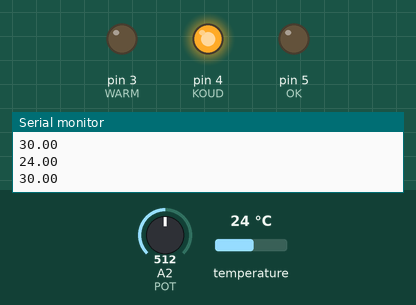
Simulated run of this sketch. Board: Arduino Uno, built with avr-gcc and run on an emulated ATmega328P. Parts: output pins drawn as LEDs (lit = HIGH), the last lines printed to the serial monitor. The inputs (shaded band) are chosen by the test bench; at power-on: temperature 24 °C, A2 (POT) = 512.

Above: at 2.8 s.
2.9 s: temperature set to 27.3 °C
4.7 s: temperature set to 28.7 °C
At 6.9 s:
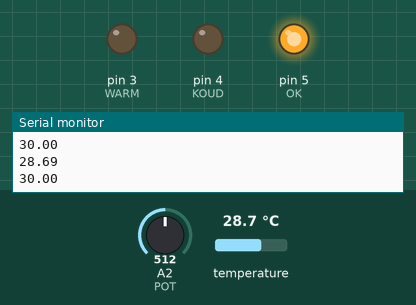
7.2 s: A2 (POT) set to 665
9.4 s: A2 (POT) set to 697
At 10.5 s:
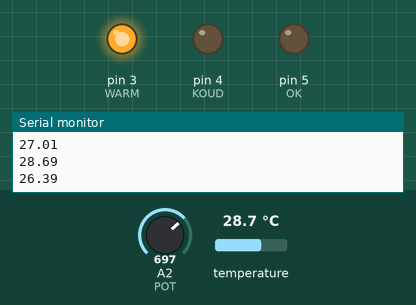
11.2 s: A2 (POT) set to 511
At 12.5 s:
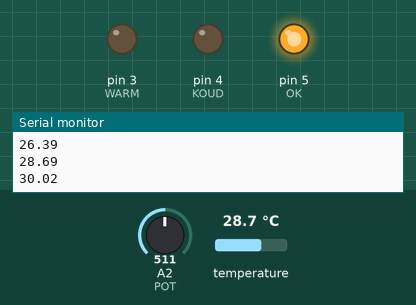
13.5 s: A2 (POT) set to 466
At 15.7 s:
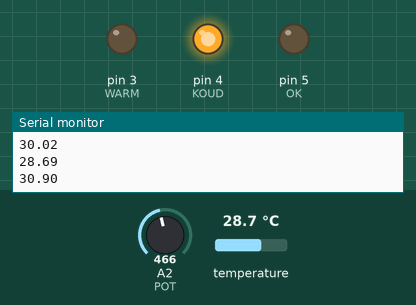
Timing chart, 0 to 17.0 s (numbered marks = the images above; inputs shaded):
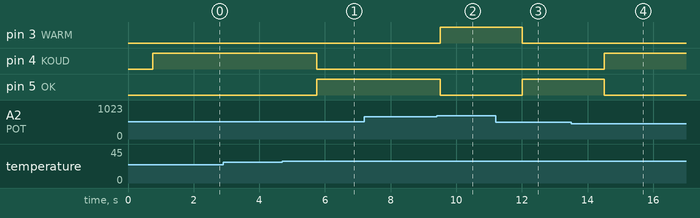

The sketch:

tempwarning.ino
```cpp
#include <DS18B20.h>

DS18B20 ds(2);
float POT = A2;
int KOUD = 4;
int WARM = 3;
int OK = 5;
void setup() {
  pinMode(KOUD, OUTPUT);
  pinMode(WARM, OUTPUT);
  pinMode(OK, OUTPUT);
  pinMode(POT, INPUT);
  Serial.begin(9600);
}

void loop() {
  // digitalWrite(WARM, 0);
  // digitalWrite(OK, 0);
  // digitalWrite(KOUD, 0);
  float TEMP = (ds.getTempC());
  float POTW = analogRead(POT);
  float selectie = 40 - (20 * (POTW / 1024));
  float VERSCHIL = (selectie - TEMP);

  if (VERSCHIL > 2) {
    digitalWrite(KOUD, 1);
  } else {
    digitalWrite(KOUD, 0);
  }
  if (VERSCHIL < -2) {
    digitalWrite(WARM, 1);
  } else {
    digitalWrite(WARM, 0);
  }
  if (VERSCHIL >= -2 && VERSCHIL <= 2) {
    digitalWrite(OK, 1);
  } else {
    digitalWrite(OK, 0);
  }
  Serial.println(TEMP);
  Serial.println(selectie);


  delay(500);
}
```

Measured:
- the behaviour switches between 27.9 and 28 °C on temperature (found by bisection; images 0 and 1)
- the behaviour switches between 681 and 682 on A2 (POT) (found by bisection; images 1 and 2)
- the behaviour switches between 477 and 476 on A2 (POT) (found by bisection; images 3 and 4)
- after the input at 4.7 s, pin 4 (KOUD): HIGH → LOW after 1.1 s; pin 5 (OK): LOW → HIGH after 1.1 s
- after the input at 9.4 s, pin 3 (WARM): LOW → HIGH after 0.11 s; pin 5 (OK): HIGH → LOW after 0.11 s
- after the input at 11.2 s, pin 3 (WARM): HIGH → LOW after 0.81 s; pin 5 (OK): LOW → HIGH after 0.81 s
- after the input at 13.5 s, pin 4 (KOUD): LOW → HIGH after 1.0 s; pin 5 (OK): HIGH → LOW after 1.0 s
